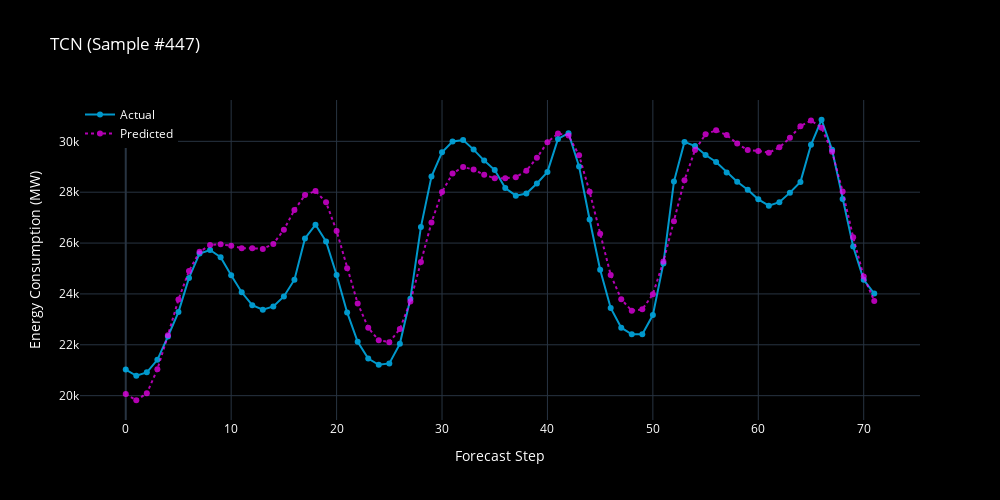
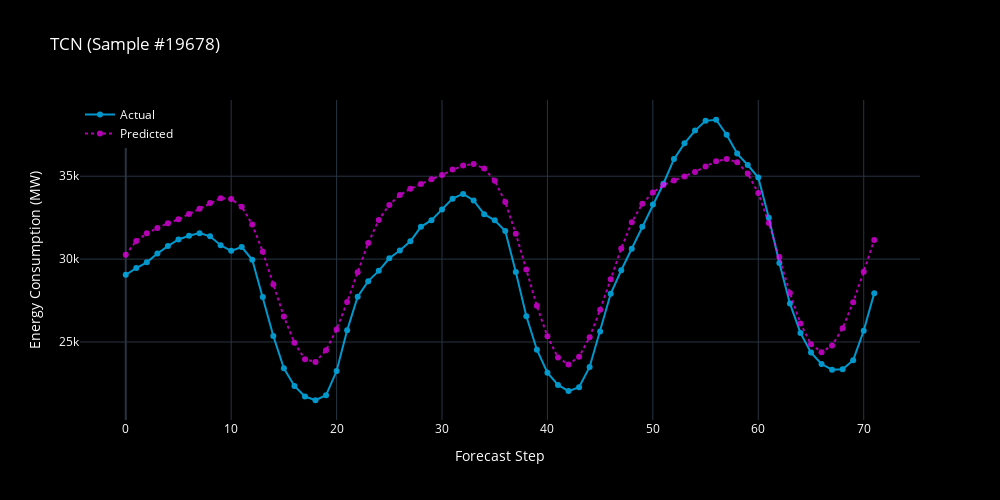

Write notebook code for charts like these, in order.
### Markdown cell above
### Temporal Convolutional Network

### Code cell
%%time

import torch
from models.tcn import TCN_ECF
from utils.training_utils import set_seed, train, evaluate_multi_step
from sklearn.metrics import mean_absolute_error, root_mean_squared_error
from utils.visualization_utils import plot_multi_sample_forecasts

set_seed(42)

tcn_model = TCN_ECF(
    input_size=X_train.shape[2], num_channels=[64] * 4, kernel_size=5, dropout=0.3, forecast_steps=forecast_steps
)

tcn_model = train(
    tcn_model,
    train_loader=train_dl,
    val_loader=val_dl,
    optimizer=torch.optim.Adam(tcn_model.parameters(), lr=1e-3),
    loss_fn=torch.nn.MSELoss(),
    num_epochs=30,
    patience=3,
    device=device,
)

tcn_y_true, tcn_y_pred = evaluate_multi_step(tcn_model, test_dl, device)
tcn_y_true = target_scaler.inverse_transform(tcn_y_true.reshape(-1, 1)).flatten()
tcn_y_pred = target_scaler.inverse_transform(tcn_y_pred.reshape(-1, 1)).flatten()

tcn_mae = mean_absolute_error(tcn_y_true, tcn_y_pred)
tcn_rmse = root_mean_squared_error(tcn_y_true, tcn_y_pred)

print(f"[TCN] Test MAE: {tcn_mae:.2f}")
print(f"[TCN] Test RMSE: {tcn_rmse:.2f}")

plot_multi_sample_forecasts(
    y_true=tcn_y_true.reshape(-1, forecast_steps),
    y_pred=tcn_y_pred.reshape(-1, forecast_steps),
    num_samples=2,
    title_prefix="TCN"
)

### Figure 1 — Plotly figure (JSON) as saved in the notebook; plotly's stock layout.template omitted (floating-point values rounded to 4 significant figures)
{"data": [{"line": {"color": "deepskyblue", "width": 2}, "marker": {"size": 6}, "mode": "lines+markers", "name": "Actual", "opacity": 0.8, "type": "scatter", "x": [0, 1, 2, 3, 4, 5, 6, 7, 8, 9, 10, 11, 12, 13, 14, 15, 16, 17, 18, 19, 20, 21, 22, 23, 24, 25, 26, 27, 28, 29, 30, 31, 32, 33, 34, 35, 36, 37, 38, 39, 40, 41, 42, 43, 44, 45, 46, 47, 48, 49, 50, 51, 52, 53, 54, 55, 56, 57, 58, 59, 60, 61, 62, 63, 64, 65, 66, 67, 68, 69, 70, 71], "y": [21030.0, 20780.0, 20920.0, 21410.0, 22330.0, 23280.0, 24630.0, 25590.0, 25730.0, 25440.0, 24730.0, 24060.0, 23560.0, 23380.0, 23510.0, 23900.0, 24560.0, 26180.0, 26720.0, 26060.0, 24740.0, 23270.0, 22120.0, 21460.0, 21210.0, 21270.0, 22040.0, 23820.0, 26640.0, 28620.0, 29570.0, 29990.0, 30050.0, 29680.0, 29240.0, 28870.0, 28160.0, 27860.0, 27950.0, 28340.0, 28800.0, 30100.0, 30320.0, 29010.0, 26930.0, 24950.0, 23450.0, 22670.0, 22410.0, 22420.0, 23170.0, 25200.0, 28420.0, 29980.0, 29820.0, 29460.0, 29190.0, 28780.0, 28410.0, 28100.0, 27720.0, 27470.0, 27610.0, 27980.0, 28410.0, 29860.0, 30850.0, 29670.0, 27740.0, 25860.0, 24560.0, 24020.0]}, {"line": {"color": "magenta", "dash": "dot", "width": 2}, "marker": {"size": 6}, "mode": "lines+markers", "name": "Predicted", "opacity": 0.7, "type": "scatter", "x": [0, 1, 2, 3, 4, 5, 6, 7, 8, 9, 10, 11, 12, 13, 14, 15, 16, 17, 18, 19, 20, 21, 22, 23, 24, 25, 26, 27, 28, 29, 30, 31, 32, 33, 34, 35, 36, 37, 38, 39, 40, 41, 42, 43, 44, 45, 46, 47, 48, 49, 50, 51, 52, 53, 54, 55, 56, 57, 58, 59, 60, 61, 62, 63, 64, 65, 66, 67, 68, 69, 70, 71], "y": [20060.0, 19820.0, 20090.0, 21040.0, 22380.0, 23780.0, 24900.0, 25650.0, 25920.0, 25950.0, 25900.0, 25800.0, 25800.0, 25770.0, 25970.0, 26530.0, 27300.0, 27890.0, 28040.0, 27600.0, 26480.0, 25010.0, 23630.0, 22670.0, 22180.0, 22100.0, 22620.0, 23710.0, 25250.0, 26810.0, 28010.0, 28740.0, 28990.0, 28890.0, 28680.0, 28550.0, 28550.0, 28590.0, 28850.0, 29350.0, 29960.0, 30310.0, 30230.0, 29450.0, 28020.0, 26370.0, 24750.0, 23790.0, 23340.0, 23390.0, 23990.0, 25280.0, 26860.0, 28470.0, 29660.0, 30280.0, 30430.0, 30250.0, 29910.0, 29650.0, 29620.0, 29550.0, 29760.0, 30140.0, 30600.0, 30820.0, 30540.0, 29590.0, 28030.0, 26230.0, 24680.0, 23730.0]}], "layout": {"font": {"color": "white"}, "height": 500, "legend": {"x": 0, "y": 1}, "paper_bgcolor": "black", "plot_bgcolor": "black", "title": {"text": "TCN (Sample #447)"}, "width": 1000, "xaxis": {"title": {"text": "Forecast Step"}}, "yaxis": {"title": {"text": "Energy Consumption (MW)"}}}}

### Figure 2 — Plotly figure (JSON) as saved in the notebook; plotly's stock layout.template omitted (floating-point values rounded to 4 significant figures)
{"data": [{"line": {"color": "deepskyblue", "width": 2}, "marker": {"size": 6}, "mode": "lines+markers", "name": "Actual", "opacity": 0.8, "type": "scatter", "x": [0, 1, 2, 3, 4, 5, 6, 7, 8, 9, 10, 11, 12, 13, 14, 15, 16, 17, 18, 19, 20, 21, 22, 23, 24, 25, 26, 27, 28, 29, 30, 31, 32, 33, 34, 35, 36, 37, 38, 39, 40, 41, 42, 43, 44, 45, 46, 47, 48, 49, 50, 51, 52, 53, 54, 55, 56, 57, 58, 59, 60, 61, 62, 63, 64, 65, 66, 67, 68, 69, 70, 71], "y": [29060.0, 29460.0, 29800.0, 30340.0, 30780.0, 31180.0, 31410.0, 31570.0, 31370.0, 30830.0, 30500.0, 30730.0, 29960.0, 27720.0, 25360.0, 23420.0, 22350.0, 21710.0, 21480.0, 21790.0, 23250.0, 25700.0, 27730.0, 28670.0, 29290.0, 30050.0, 30520.0, 31070.0, 31950.0, 32350.0, 32990.0, 33650.0, 33930.0, 33540.0, 32710.0, 32340.0, 31690.0, 29230.0, 26560.0, 24530.0, 23150.0, 22410.0, 22040.0, 22270.0, 23490.0, 25630.0, 27910.0, 29330.0, 30620.0, 31940.0, 33290.0, 34550.0, 36030.0, 36980.0, 37750.0, 38340.0, 38410.0, 37500.0, 36370.0, 35680.0, 34920.0, 32500.0, 29770.0, 27320.0, 25550.0, 24360.0, 23670.0, 23330.0, 23350.0, 23900.0, 25680.0, 27950.0]}, {"line": {"color": "magenta", "dash": "dot", "width": 2}, "marker": {"size": 6}, "mode": "lines+markers", "name": "Predicted", "opacity": 0.7, "type": "scatter", "x": [0, 1, 2, 3, 4, 5, 6, 7, 8, 9, 10, 11, 12, 13, 14, 15, 16, 17, 18, 19, 20, 21, 22, 23, 24, 25, 26, 27, 28, 29, 30, 31, 32, 33, 34, 35, 36, 37, 38, 39, 40, 41, 42, 43, 44, 45, 46, 47, 48, 49, 50, 51, 52, 53, 54, 55, 56, 57, 58, 59, 60, 61, 62, 63, 64, 65, 66, 67, 68, 69, 70, 71], "y": [30260.0, 31100.0, 31550.0, 31880.0, 32160.0, 32400.0, 32710.0, 33040.0, 33390.0, 33670.0, 33630.0, 33160.0, 32100.0, 30440.0, 28470.0, 26530.0, 24960.0, 23960.0, 23800.0, 24500.0, 25760.0, 27410.0, 29210.0, 30970.0, 32370.0, 33270.0, 33870.0, 34240.0, 34530.0, 34810.0, 35070.0, 35400.0, 35650.0, 35740.0, 35470.0, 34730.0, 33440.0, 31530.0, 29380.0, 27180.0, 25340.0, 24070.0, 23640.0, 24110.0, 25280.0, 26950.0, 28780.0, 30640.0, 32220.0, 33340.0, 34010.0, 34470.0, 34740.0, 34990.0, 35250.0, 35590.0, 35900.0, 36040.0, 35850.0, 35160.0, 33990.0, 32180.0, 30130.0, 27950.0, 26120.0, 24870.0, 24390.0, 24790.0, 25830.0, 27400.0, 29240.0, 31160.0]}], "layout": {"font": {"color": "white"}, "height": 500, "legend": {"x": 0, "y": 1}, "paper_bgcolor": "black", "plot_bgcolor": "black", "title": {"text": "TCN (Sample #19678)"}, "width": 1000, "xaxis": {"title": {"text": "Forecast Step"}}, "yaxis": {"title": {"text": "Energy Consumption (MW)"}}}}
